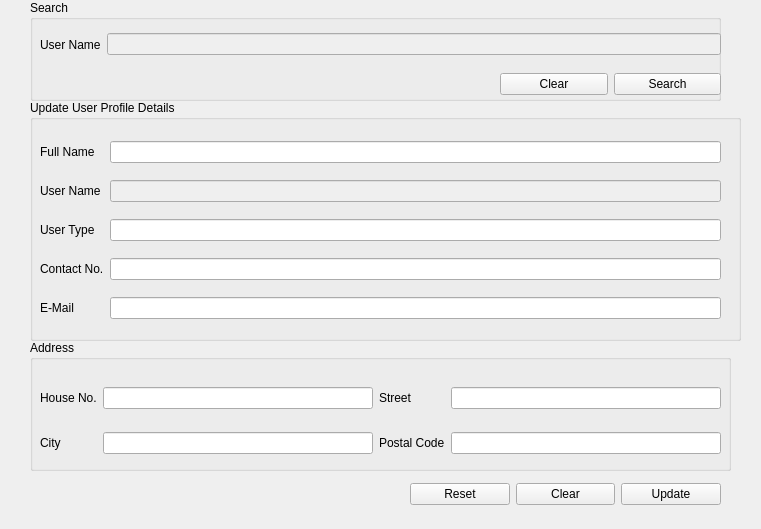
        <widget class="QWidget" name="page_15">
         <property name="geometry">
          <rect>
           <x>0</x>
           <y>0</y>
           <width>761</width>
           <height>529</height>
          </rect>
         </property>
         <attribute name="label">
          <string>Edit</string>
         </attribute>
         <widget class="QGroupBox" name="groupBox_9">
          <property name="geometry">
           <rect>
            <x>30</x>
            <y>0</y>
            <width>691</width>
            <height>101</height>
           </rect>
          </property>
          <property name="title">
           <string>Search</string>
          </property>
          <widget class="QWidget" name="layoutWidget">
           <property name="geometry">
            <rect>
             <x>10</x>
             <y>30</y>
             <width>681</width>
             <height>29</height>
            </rect>
           </property>
           <layout class="QHBoxLayout" name="horizontalLayout">
            <item>
             <widget class="QLabel" name="label">
              <property name="text">
               <string>User Name</string>
              </property>
             </widget>
            </item>
            <item>
             <widget class="QLineEdit" name="txt_pro_edit_uname">
              <property name="enabled">
               <bool>false</bool>
              </property>
              <property name="acceptDrops">
               <bool>true</bool>
              </property>
             </widget>
            </item>
           </layout>
          </widget>
          <widget class="QWidget" name="layoutWidget">
           <property name="geometry">
            <rect>
             <x>470</x>
             <y>70</y>
             <width>221</width>
             <height>29</height>
            </rect>
           </property>
           <layout class="QHBoxLayout" name="horizontalLayout_2">
            <item>
             <widget class="QPushButton" name="btn_pro_edit_clear1">
              <property name="text">
               <string>Clear</string>
              </property>
             </widget>
            </item>
            <item>
             <widget class="QPushButton" name="btn_pro_edit_search">
              <property name="text">
               <string>Search</string>
              </property>
             </widget>
            </item>
           </layout>
          </widget>
         </widget>
         <widget class="QGroupBox" name="groupBox_5">
          <property name="geometry">
           <rect>
            <x>30</x>
            <y>100</y>
            <width>711</width>
            <height>241</height>
           </rect>
          </property>
          <property name="title">
           <string>Update User Profile Details</string>
          </property>
          <widget class="QWidget" name="layoutWidget_4">
           <property name="geometry">
            <rect>
             <x>10</x>
             <y>30</y>
             <width>681</width>
             <height>201</height>
            </rect>
           </property>
           <layout class="QGridLayout" name="gridLayout_5">
            <item row="0" column="0">
             <widget class="QLabel" name="label_262">
              <property name="text">
               <string>Full Name</string>
              </property>
             </widget>
            </item>
            <item row="0" column="2">
             <widget class="QLineEdit" name="txt_pro_edit_fname"/>
            </item>
            <item row="2" column="0">
             <widget class="QLabel" name="label_273">
              <property name="text">
               <string>User Type</string>
              </property>
             </widget>
            </item>
            <item row="3" column="2">
             <widget class="QLineEdit" name="txt_pro_edit_contect"/>
            </item>
            <item row="1" column="0">
             <widget class="QLabel" name="label_2">
              <property name="text">
               <string>User Name</string>
              </property>
             </widget>
            </item>
            <item row="3" column="0">
             <widget class="QLabel" name="label_274">
              <property name="text">
               <string>Contact No.</string>
              </property>
             </widget>
            </item>
            <item row="4" column="2">
             <widget class="QLineEdit" name="txt_pro_edit_email"/>
            </item>
            <item row="4" column="0">
             <widget class="QLabel" name="label_275">
              <property name="text">
               <string>E-Mail</string>
              </property>
             </widget>
            </item>
            <item row="2" column="2">
             <widget class="QLineEdit" name="txt_pro_edit_utype"/>
            </item>
            <item row="1" column="2">
             <widget class="QLineEdit" name="txt_pro_edit_uname_2">
              <property name="enabled">
               <bool>false</bool>
              </property>
             </widget>
            </item>
           </layout>
          </widget>
          <widget class="QWidget" name="layoutWidget_5">
           <property name="geometry">
            <rect>
             <x>450</x>
             <y>310</y>
             <width>178</width>
             <height>29</height>
            </rect>
           </property>
           <layout class="QHBoxLayout" name="horizontalLayout_5">
            <item>
             <widget class="QPushButton" name="btn_pro_edit_reset">
              <property name="text">
               <string>Reset</string>
              </property>
             </widget>
            </item>
            <item>
             <widget class="QPushButton" name="btn_pro_edit_update">
              <property name="text">
               <string>Update</string>
              </property>
             </widget>
            </item>
           </layout>
          </widget>
         </widget>
         <widget class="QGroupBox" name="groupBox_10">
          <property name="geometry">
           <rect>
            <x>30</x>
            <y>340</y>
            <width>701</width>
            <height>131</height>
           </rect>
          </property>
          <property name="title">
           <string>Address</string>
          </property>
          <widget class="QWidget" name="layoutWidget_18">
           <property name="geometry">
            <rect>
             <x>10</x>
             <y>30</y>
             <width>681</width>
             <height>101</height>
            </rect>
           </property>
           <layout class="QGridLayout" name="gridLayout_6">
            <item row="0" column="0">
             <widget class="QLabel" name="label_272">
              <property name="text">
               <string>House No.</string>
              </property>
             </widget>
            </item>
            <item row="0" column="1">
             <widget class="QLineEdit" name="txt_pro_edit_hno"/>
            </item>
            <item row="0" column="2">
             <widget class="QLabel" name="label_281">
              <property name="text">
               <string>Street</string>
              </property>
             </widget>
            </item>
            <item row="0" column="3">
             <widget class="QLineEdit" name="txt_pro_edit_street"/>
            </item>
            <item row="1" column="0">
             <widget class="QLabel" name="label_282">
              <property name="text">
               <string>City</string>
              </property>
             </widget>
            </item>
            <item row="1" column="1">
             <widget class="QLineEdit" name="txt_pro_edit_city"/>
            </item>
            <item row="1" column="2">
             <widget class="QLabel" name="label_285">
              <property name="text">
               <string>Postal Code</string>
              </property>
             </widget>
            </item>
            <item row="1" column="3">
             <widget class="QLineEdit" name="txt_pro_edit_pcode"/>
            </item>
           </layout>
          </widget>
         </widget>
         <widget class="QWidget" name="layoutWidget">
          <property name="geometry">
           <rect>
            <x>410</x>
            <y>480</y>
            <width>311</width>
            <height>29</height>
           </rect>
          </property>
          <layout class="QHBoxLayout" name="horizontalLayout_3">
           <item>
            <widget class="QPushButton" name="btn_pro_edit_reset_2">
             <property name="text">
              <string>Reset</string>
             </property>
            </widget>
           </item>
           <item>
            <widget class="QPushButton" name="btn_pro_edit_clear_2">
             <property name="text">
              <string>Clear</string>
             </property>
            </widget>
           </item>
           <item>
            <widget class="QPushButton" name="btn_pro_edit_update_2">
             <property name="text">
              <string>Update</string>
             </property>
            </widget>
           </item>
          </layout>
         </widget>
        </widget>
